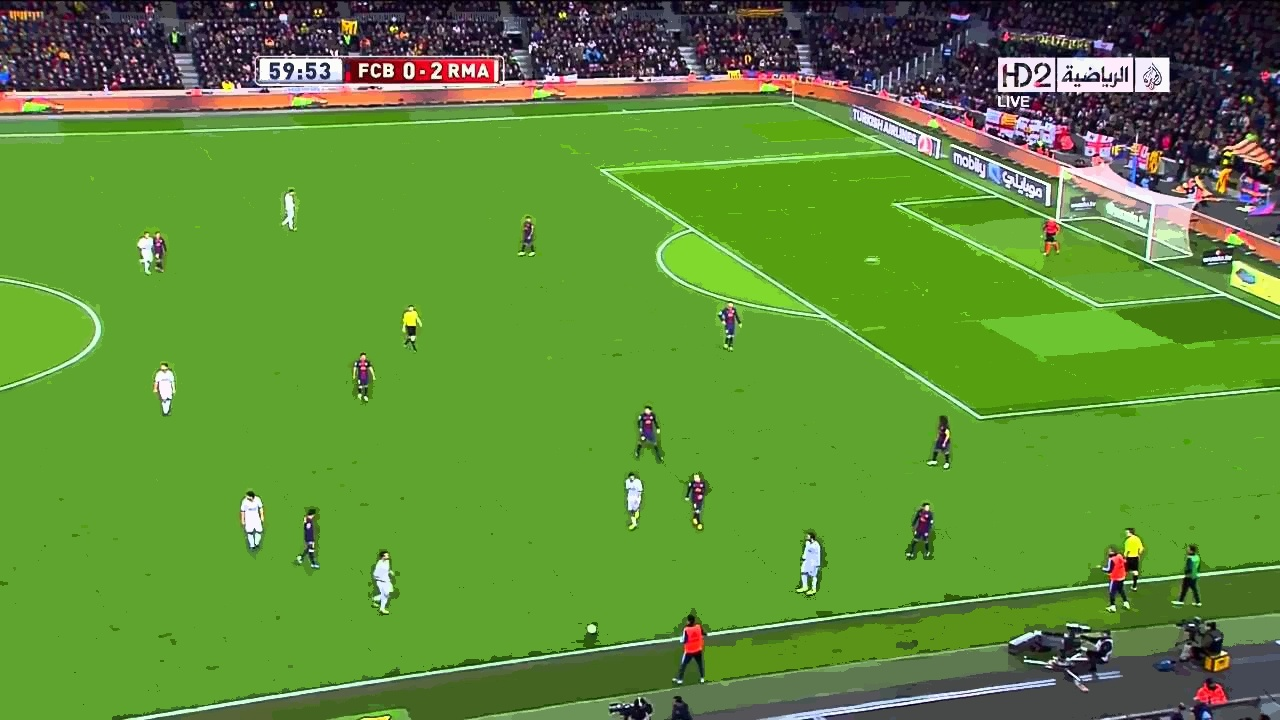
#> input picture ball-tracking/1.jpg, 1280 x 720 px, found by its file name
$ python detector.py   (Python 2 division)
#> lines starting #> are read from the running program, lines starting #| are printed output that depends on the picture; after the words box and inside, x2 and y2 are one past the last pixel; in counts of white or black regions, pixels touching at a corner belong together
import cv2
import numpy as np
from matplotlib import pyplot as plt


def get_mask(I):
	"""takes a 2d msk array of 0s and 1s"""
	if len(I) == 0 or len(I[0]) == 0: return 0;
	n = len(I);
	m = len(I[0]);
	for row in I:
		if len(row) != m:
			print "uneven dimensions ... aborting";
			return;
	row_sum = [0 for i in xrange(n)];
	col_sum = [0 for i in xrange(m)];
	row_sum2 = [0 for i in xrange(n)];
	col_sum2 = [0 for i in xrange(m)];
	msk = [[0 for j in xrange(m)] for i in xrange(n)];
	for i in xrange(n):
		for j in xrange(m):
			col_sum[j] += I[i][j];
			row_sum[i] += I[i][j];
	Th = 0;
	for i in xrange(n):
		for j in xrange(m):
			if I[i][j]:
				msk[i][j] = I[i][j];
				row_sum2[i] += I[i][j];
				col_sum2[j] += I[i][j];
			else:
				msk[i][j] = (col_sum2[j] > Th) \
							 and (col_sum[j] - col_sum2[j] > Th) \
							and (row_sum2[i] > Th) \
							and (row_sum[i] - row_sum2[i] > Th);
				msk[i][j] = int(msk[i][j])*255;
			#	msk[i][j] = 0;
	return msk;

img = cv2.imread('1.jpg')
#> img is the input picture: shape (720, 1280, 3); mean B, G, R 57.2, 141.5, 96.2

#get rid of very bright and very dark regions
delta=10
lower_gray = np.array([delta, delta,delta])
upper_gray = np.array([255-delta,255-delta,255-delta])
# Threshold the image to get only selected
mask = cv2.inRange(img, lower_gray, upper_gray)
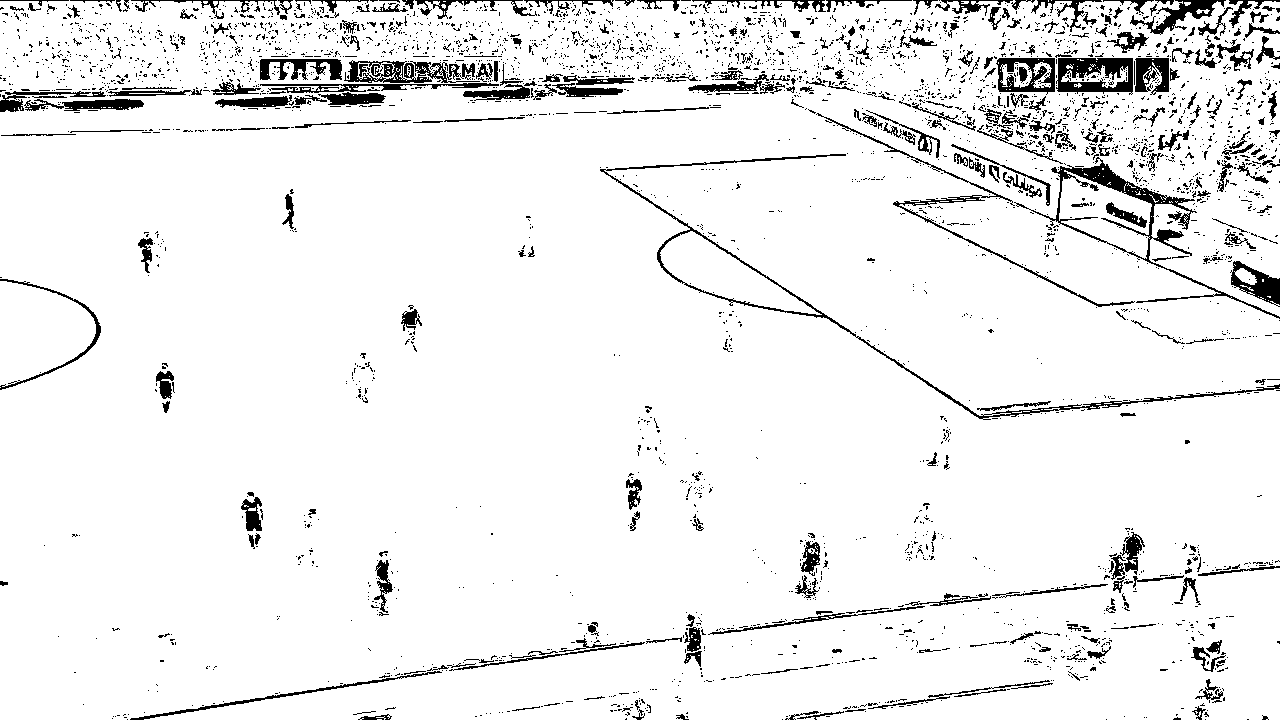
#> mask: shape (720, 1280); 93.4% white; 3602 black regions (3271 under 20 px), largest, box (x1, y1, x2, y2) and area: (1014, 157, 1280, 319) 3227, (600, 154, 1280, 420) 2960, (1056, 58, 1133, 95) 1875
# Bitwise-AND mask and original image
res = cv2.bitwise_and(img,img, mask= mask)
#Convert to HSV space
HSV_img = cv2.cvtColor(res, cv2.COLOR_BGR2HSV)
#> HSV_img: shape (720, 1280, 3); mean H, S, V 56.9, 151.1, 137
hue = HSV_img[:, :, 0]
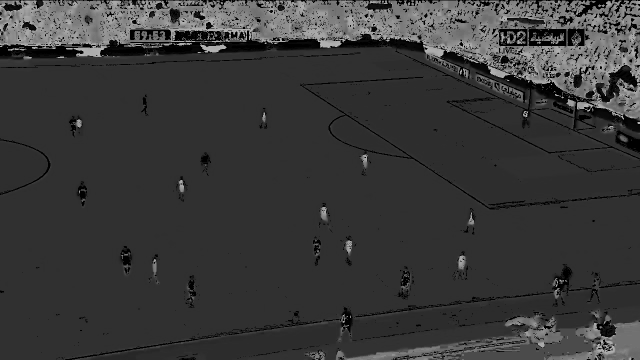
#> hue: shape (720, 1280) (shown at 1/2 size); min 0, max 179, mean 56.9

#select maximum value of H component from histogram
hist = cv2.calcHist([hue],[0],None,[256],[0,256])
#> hist = 256 values, max 472950 at index 48, min 0 at index 180, mean 3600
hist= hist[1:, :] #suppress black value
#> hist = 255 values, max 472950 at index 47, min 0 at index 179, mean 3369.1
elem = np.argmax(hist)
#> elem = 47
print np.max(hist), np.argmax(hist)
#| 472950.0 47

tolerance=20
lower_gray = np.array([elem-tolerance, 0,0])
#> lower_gray = [27, 0, 0]
upper_gray = np.array([elem+tolerance,255,255])
#> upper_gray = [67, 255, 255]
# Threshold the image to get only selected
mask = cv2.inRange(HSV_img, lower_gray, upper_gray)
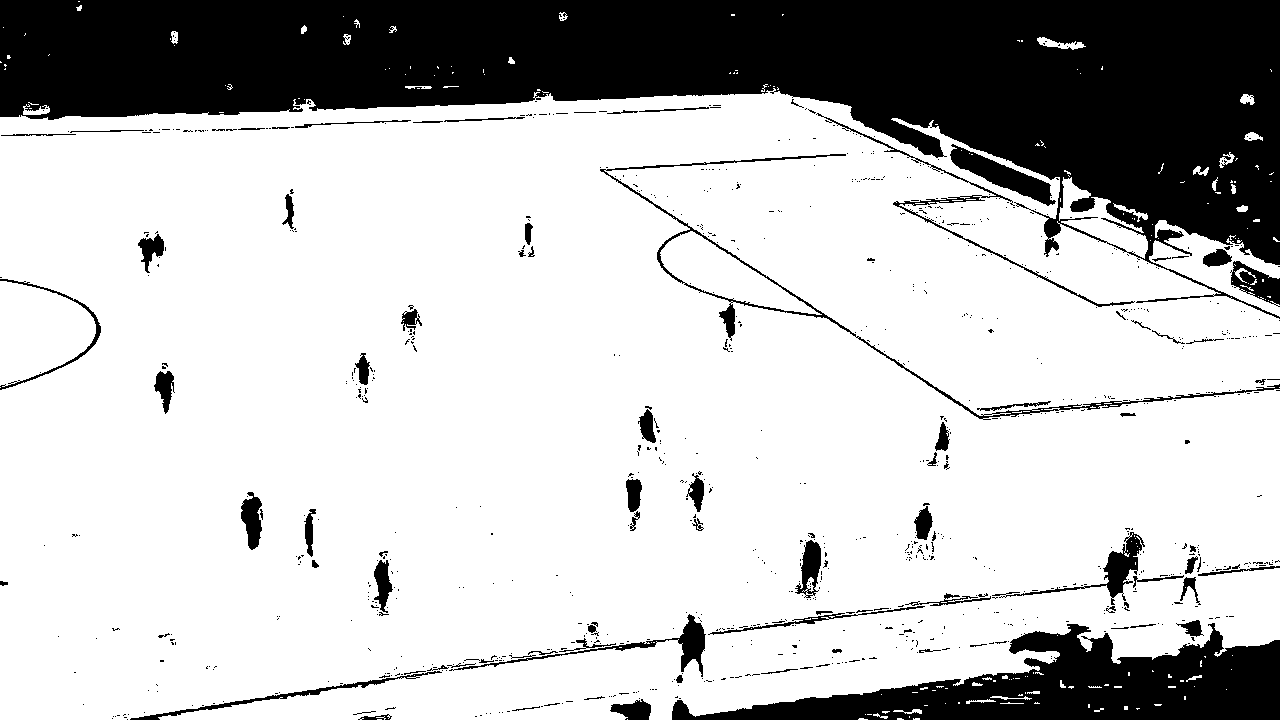
#> mask: shape (720, 1280); 75.5% white; 911 black regions (817 under 20 px), largest, box (x1, y1, x2, y2) and area: (0, 0, 1280, 319) 171266, (672, 623, 1280, 720) 27691, (600, 154, 1280, 420) 3269
#edit the mask to get the players

final_mask= get_mask(mask)
#> in get_mask, `n = len(I);`: n = 720
#> in get_mask, `m = len(I[0]);`: m = 1280
#> in get_mask, `row_sum = [0 for i in xrange(n)];`: row_sum = 720 values from 0 to 0
#> in get_mask, `col_sum = [0 for i in xrange(m)];`: col_sum = 1280 values from 0 to 0
#> in get_mask, `row_sum2 = [0 for i in xrange(n)];`: row_sum2 = 720 values from 0 to 0
#> in get_mask, `col_sum2 = [0 for i in xrange(m)];`: col_sum2 = 1280 values from 0 to 0
#> in get_mask, `msk = [[0 for j in xrange(m)] for i in xrange(n)];`: msk = 720 items
#> after the loop in get_mask, `for i in xrange(n):`: col_sum = 1280 values, max 158610 at index 550, min 85170 at index 1279, mean 138659.2; row_sum = 720 values, max 326400 at index 470, min 0 at index 0, mean 246505.3
#> after the loop in get_mask, `for i in xrange(n):`: col_sum2 has the same summary as col_sum; row_sum2 has the same summary as row_sum
#> final_mask = 720 items
#print (len(mask))
#print (len(mask[0]))
final_mask=np.array(final_mask)
#> final_mask: shape (720, 1280) int64; 80.4% white; 28 black regions (17 under 20 px), largest, box (x1, y1, x2, y2) and area: (0, 0, 1280, 265) 159546, (868, 623, 1280, 720) 17179, (672, 694, 858, 720) 2943
final_mask = np.array(final_mask * 255, dtype = np.uint8)
#final_mask = mask;

#print (len(final_mask))
#print (len(final_mask[0]))


# Bitwise-AND mask and original image
res2 = cv2.bitwise_and(img,img, mask= final_mask)
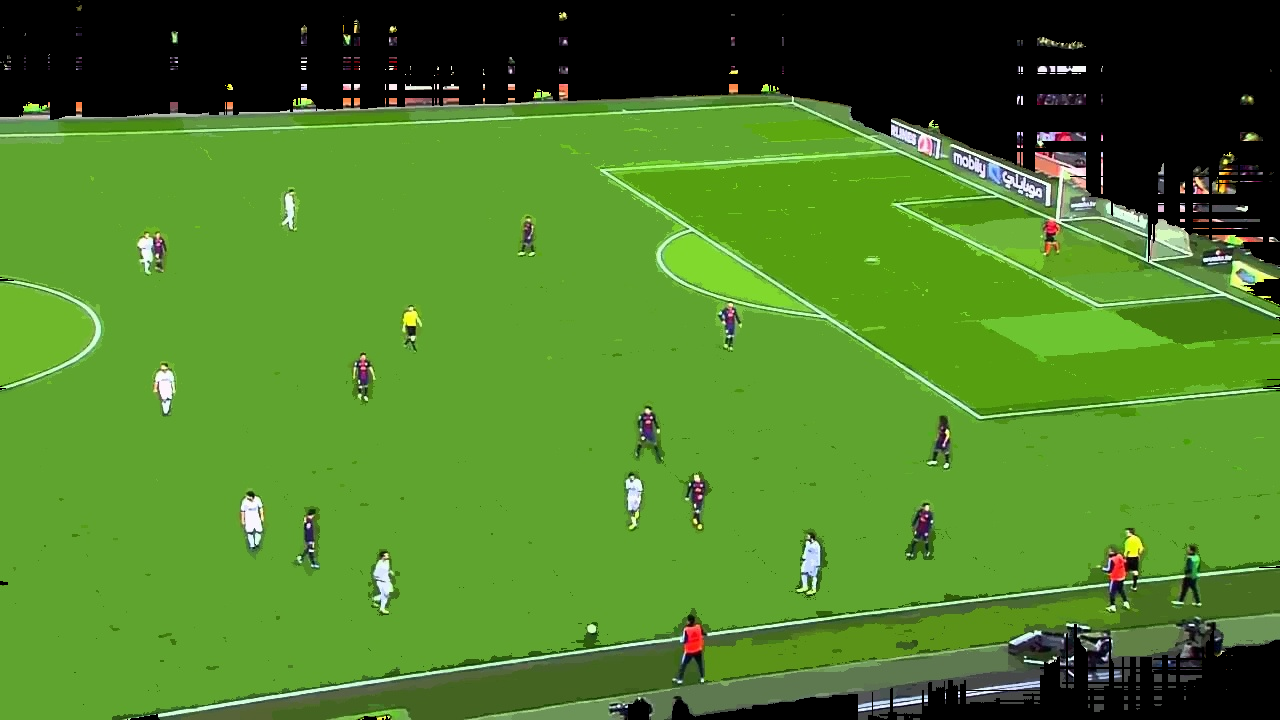
#> res2: shape (720, 1280, 3); mean B, G, R 40.6, 127, 77.6

cv2.imwrite("result.jpg", res2)


titles = ['Original Image', 'Selected Gray Values', 'Hue', 'Result']
images = [img, res, hue, res2]
for i in xrange(4):
    plt.subplot(2,2,i+1),plt.imshow(images[i],'gray')
    plt.title(titles[i])
    plt.xticks([]),plt.yticks([])
plt.show()

$ run again, with ball-tracking/bar.jpg copied over ball-tracking/1.jpg
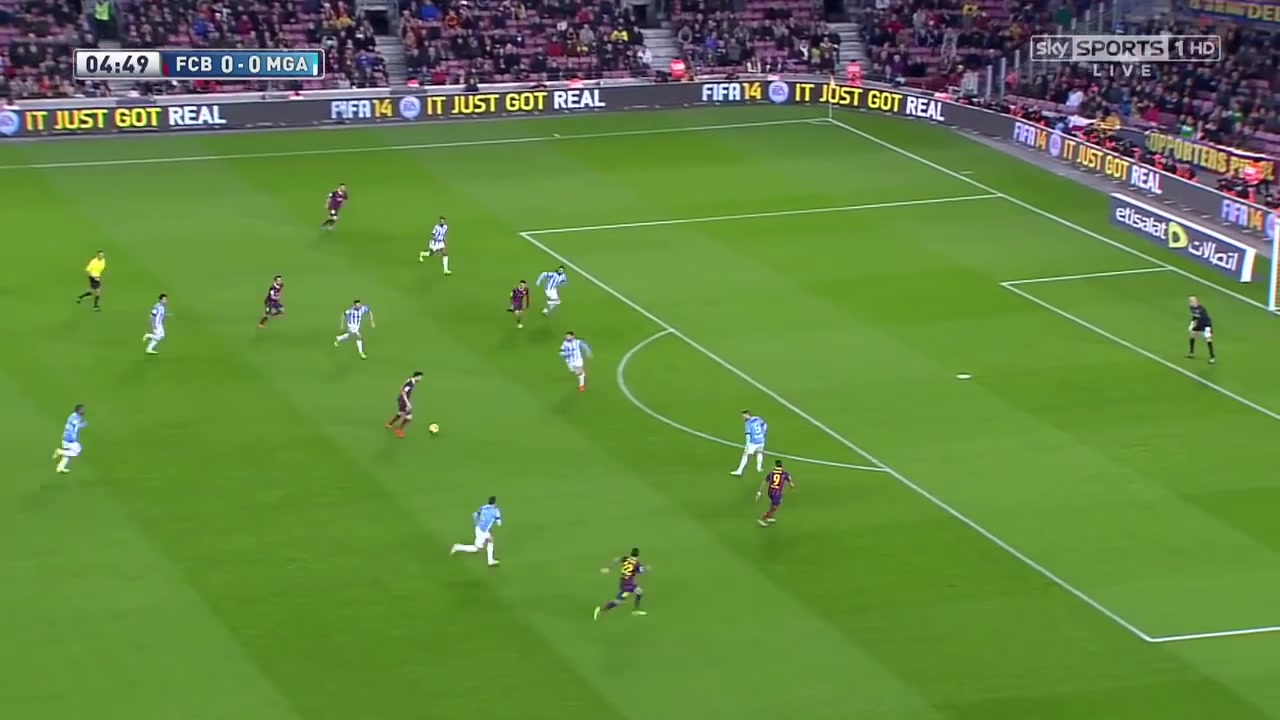
#> input picture ball-tracking/bar.jpg, 1280 x 720 px, found by its file name
#> img is the input picture: shape (720, 1280, 3); mean B, G, R 63.1, 133.1, 98
#> HSV_img: shape (720, 1280, 3); mean H, S, V 60.1, 145.2, 135.3
#> `hist = cv2.calcHist([hue],[0],None,[256],[0,256])`: hist = 256 values, max 367238 at index 45, min 0 at index 180, mean 3600
#> `hist= hist[1:, :]`: hist = 255 values, max 367238 at index 44, min 0 at index 179, mean 3557.5
#> elem = 44
#| 367238.0 44
#> lower_gray = [24, 0, 0]
#> upper_gray = [64, 255, 255]
#> `mask = cv2.inRange(HSV_img, lower_gray, upper_gray)`:
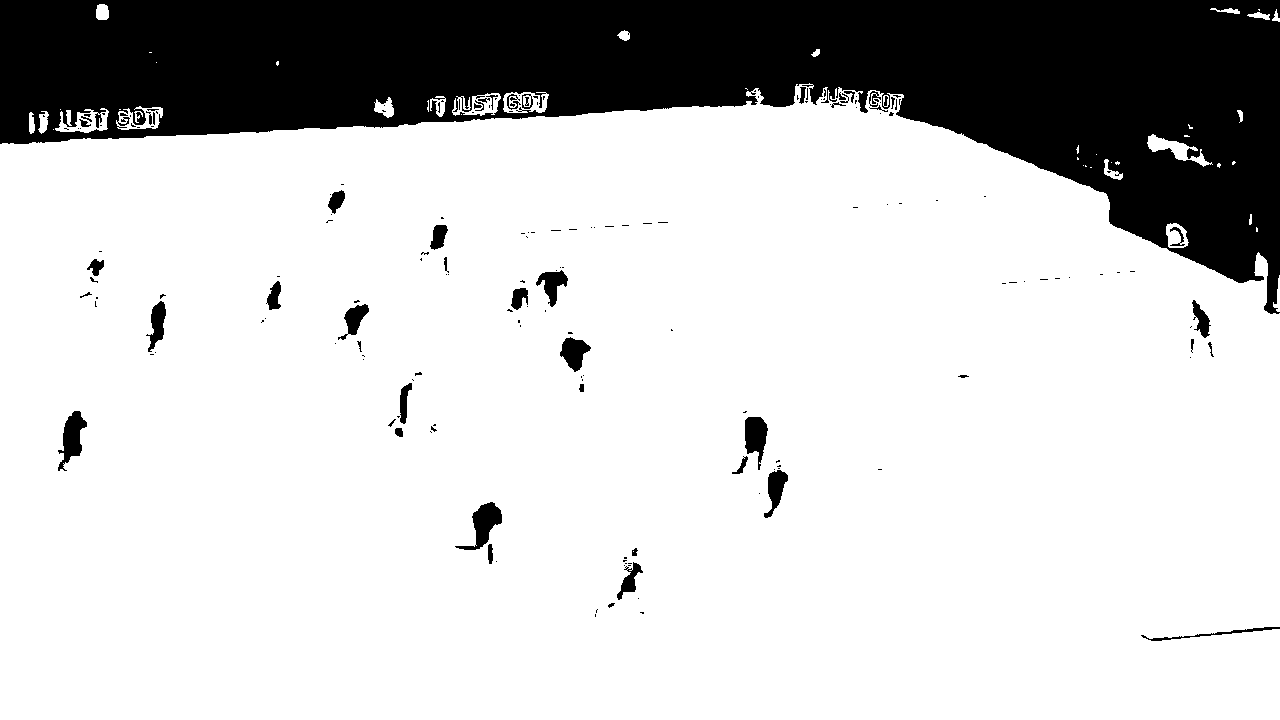
#> mask: shape (720, 1280); 79.5% white; 187 black regions (136 under 20 px), largest, box (x1, y1, x2, y2) and area: (0, 0, 1280, 314) 179032, (455, 502, 502, 550) 895, (58, 411, 87, 471) 844
#> n = 720
#> m = 1280
#> in get_mask, `row_sum = [0 for i in xrange(n)];`: row_sum = 720 values from 0 to 0
#> in get_mask, `col_sum = [0 for i in xrange(m)];`: col_sum = 1280 values from 0 to 0
#> in get_mask, `row_sum2 = [0 for i in xrange(n)];`: row_sum2 = 720 values from 0 to 0
#> in get_mask, `col_sum2 = [0 for i in xrange(m)];`: col_sum2 = 1280 values from 0 to 0
#> msk = 720 items
#> after the loop in get_mask, `for i in xrange(n):`: col_sum = 1280 values, max 162180 at index 796, min 102765 at index 1270, mean 145985.5; row_sum = 720 values, max 326400 at index 378, min 0 at index 0, mean 259529.8
#> after the loop in get_mask, `for i in xrange(n):`: col_sum2 has the same summary as col_sum; row_sum2 has the same summary as row_sum
#> `final_mask= get_mask(mask)`: final_mask = 720 items
#> `res2 = cv2.bitwise_and(img,img, mask= final_mask)`:
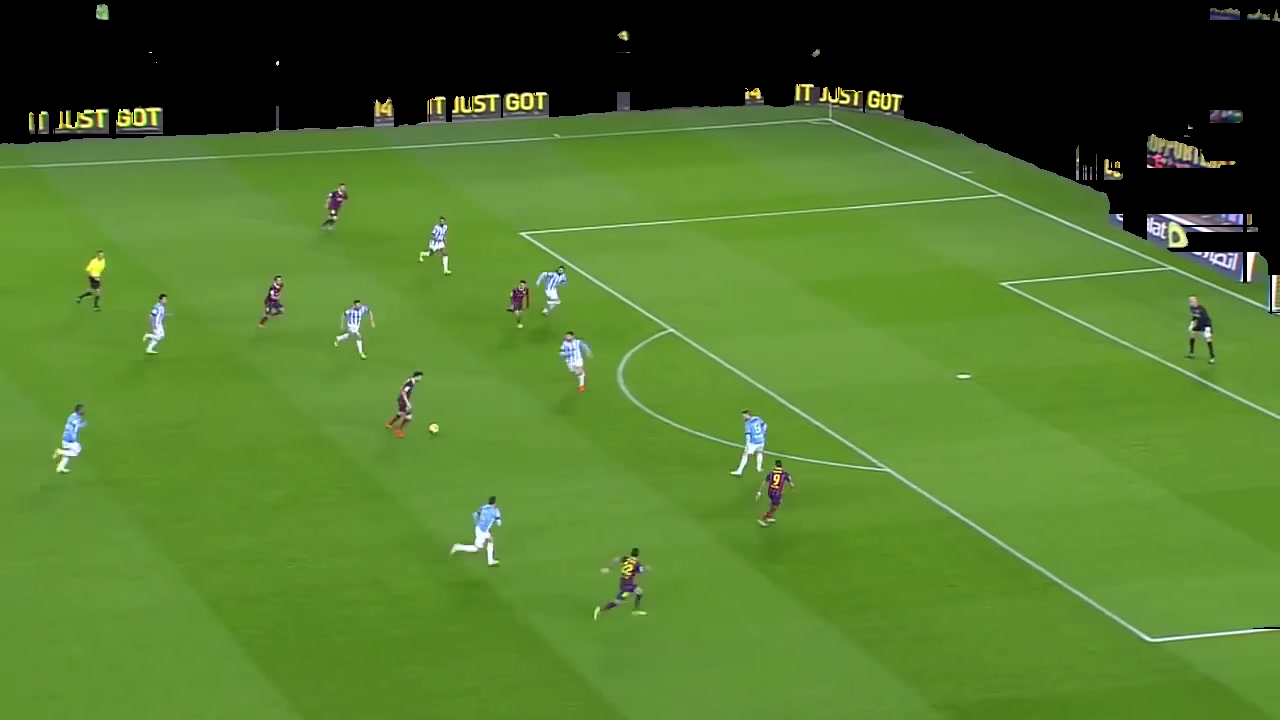
#> res2: shape (720, 1280, 3); mean B, G, R 44.4, 118.4, 81.2
